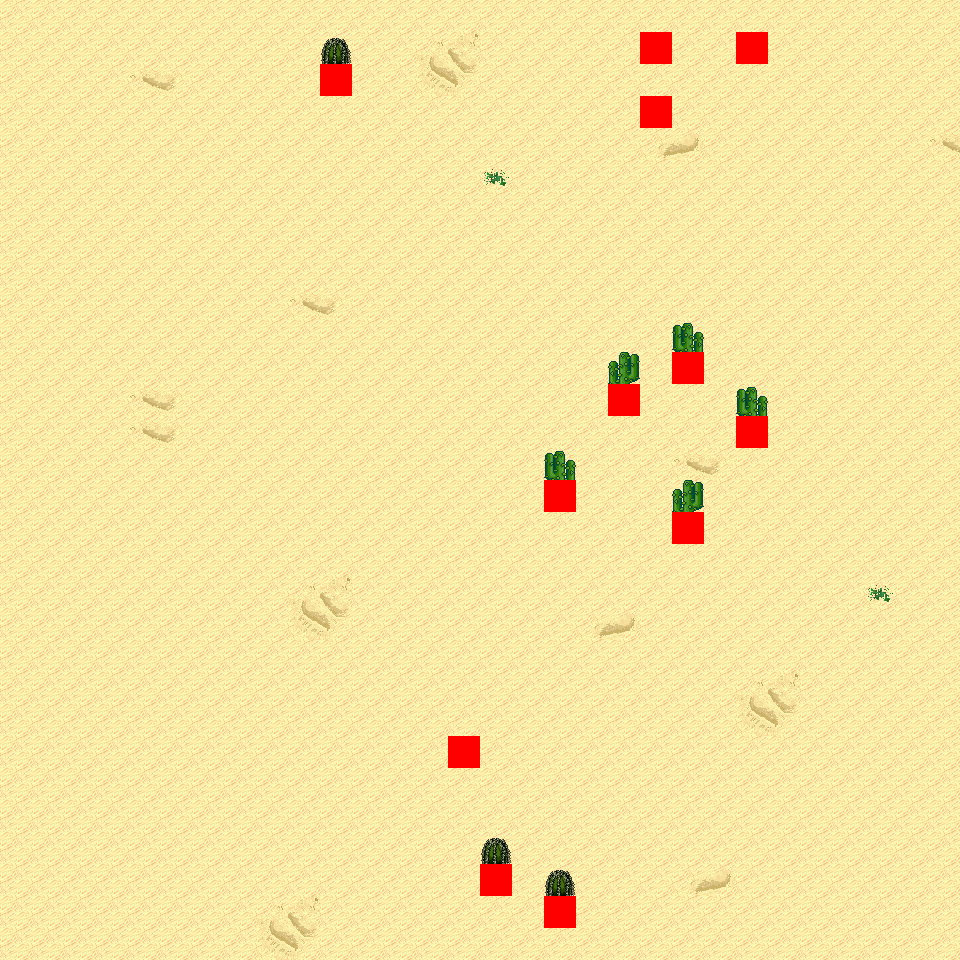

This game map was drawn from its Tiled (.tmx) file and the tilesets committed beside it. A one-line description and the trimmed map source follow:
An orthogonal 30x30 tile map with 32x32 px tiles, 6 tile layers (Ground, Object, Object2, Above, ...), 18 tilesets and 3 objects (3x mapExit).

<map version="1.0" orientation="orthogonal" renderorder="right-down" width="30" height="30" tilewidth="32" tileheight="32" nextobjectid="4">
  <tileset firstgid="1" name="tileset_logic_collision" tilewidth="32" tileheight="32" tilecount="1" columns="1">
    <image source="../drawable/tileset_logic_collision.png" width="32" height="32" />
  </tileset>
  <tileset firstgid="2" name="tileset_ground_ground" tilewidth="32" tileheight="32" tilecount="33" columns="3">
    <image source="../drawable/tileset_ground_ground.png" width="96" height="352" />
  </tileset>
  <tileset firstgid="35" name="tileset_ground_ridge_earth_pale" tilewidth="32" tileheight="32" tilecount="96" columns="12">
    <image source="../drawable/tileset_ground_ridge_earth_pale.png" width="384" height="256" />
  </tileset>
  <tileset firstgid="131" name="tileset_ground_ridge_earth_dark" tilewidth="32" tileheight="32" tilecount="96" columns="12">
    <image source="../drawable/tileset_ground_ridge_earth_dark.png" width="384" height="256" />
  </tileset>
  <tileset firstgid="227" name="tileset_terrain_desert" tilewidth="32" tileheight="32" tilecount="88" columns="8">
    <image source="../drawable/tileset_terrain_desert.png" width="256" height="352" />
  </tileset>
  <tileset firstgid="315" name="tileset_building_witch_hut" tilewidth="32" tileheight="32" tilecount="80" columns="5">
    <image source="../drawable/tileset_building_witch_hut.png" width="160" height="512" />
  </tileset>
  <tileset firstgid="395" name="tileset_ground_earth_edges_yellowgreen" tilewidth="32" tileheight="32" tilecount="15" columns="5">
    <image source="../drawable/tileset_ground_earth_edges_yellowgreen.png" width="160" height="96" />
  </tileset>
  <tileset firstgid="410" name="tileset_item_firewood" tilewidth="32" tileheight="32" tilecount="12" columns="3">
    <image source="../drawable/tileset_item_firewood.png" width="96" height="128" />
  </tileset>
  <tileset firstgid="422" name="tileset_object_well_hoist" tilewidth="32" tileheight="32" tilecount="9" columns="3">
    <image source="../drawable/tileset_object_well_hoist.png" width="96" height="96" />
  </tileset>
  <tileset firstgid="431" name="tileset_plant_bush_various_small" tilewidth="32" tileheight="32" tilecount="9" columns="3">
    <image source="../drawable/tileset_plant_bush_various_small.png" width="96" height="96" />
  </tileset>
  <tileset firstgid="440" name="tileset_plant_bush_bushes" tilewidth="32" tileheight="32" tilecount="10" columns="5">
    <image source="../drawable/tileset_plant_bush_bushes.png" width="160" height="64" />
  </tileset>
  <tileset firstgid="450" name="tileset_plant_stump_stump_rectangular" tilewidth="32" tileheight="32" tilecount="4" columns="2">
    <image source="../drawable/tileset_plant_stump_stump_rectangular.png" width="64" height="64" />
  </tileset>
  <tileset firstgid="454" name="tileset_plant_stump_small_stump" tilewidth="32" tileheight="32" tilecount="4" columns="2">
    <image source="../drawable/tileset_plant_stump_small_stump.png" width="64" height="64" />
  </tileset>
  <tileset firstgid="458" name="tileset_plant_tree_evergreen" tilewidth="32" tileheight="32" tilecount="36" columns="3">
    <image source="../drawable/tileset_plant_tree_evergreen.png" width="96" height="384" />
  </tileset>
  <tileset firstgid="494" name="tileset_ground_sand_2" tilewidth="32" tileheight="32" tilecount="15" columns="5">
    <image source="../drawable/tileset_ground_sand_2.png" width="160" height="96" />
  </tileset>
  <tileset firstgid="509" name="tileset_plant_cactus_2" tilewidth="32" tileheight="32" tilecount="10" columns="5">
    <image source="../drawable/tileset_plant_cactus_2.png" width="160" height="64" />
  </tileset>
  <tileset firstgid="519" name="tileset_plant_cactus" tilewidth="32" tileheight="32" tilecount="2" columns="1">
    <image source="../drawable/tileset_plant_cactus.png" width="32" height="64" />
  </tileset>
  <tileset firstgid="521" name="tileset_ground_rock_pebbles" tilewidth="32" tileheight="32" tilecount="3" columns="1">
    <image source="../drawable/tileset_ground_rock_pebbles.png" width="32" height="96" />
  </tileset>
  <layer name="Ground" width="30" height="30">
    <data>[900 cells, 900 non-empty, 11 distinct tile ids]</data>
  </layer>
  <layer name="Object" width="30" height="30">
    <data>[900 cells, 10 non-empty, 4 distinct tile ids]</data>
  </layer>
  <layer name="Object2" width="30" height="30">
    <data>[900 cells, 0 non-empty, 0 distinct tile ids]</data>
  </layer>
  <layer name="Above" width="30" height="30">
    <data>[900 cells, 8 non-empty, 3 distinct tile ids]</data>
  </layer>
  <layer name="Above2" width="30" height="30">
    <data>[900 cells, 0 non-empty, 0 distinct tile ids]</data>
  </layer>
  <layer name="Walkable" width="30" height="30">
    <data>[900 cells, 12 non-empty, 1 distinct tile ids]</data>
  </layer>
  <objectgroup name="MapEvents">
    <object id="1" name="north" type="mapExit" x="0" y="0" width="960" height="32">
      <properties>
        <property name="map" value="level_0_x51_y95" />
        <property name="x" value="0" />
        <property name="y" value="28" />
      </properties>
    </object>
    <object id="2" name="south" type="mapExit" x="0" y="928" width="960" height="32">
      <properties>
        <property name="map" value="level_0_x51_y97" />
        <property name="x" value="0" />
        <property name="y" value="1" />
      </properties>
    </object>
    <object id="3" name="east" type="mapExit" x="928" y="0" width="32" height="960">
      <properties>
        <property name="map" value="level_0_x52_y96" />
        <property name="x" value="1" />
        <property name="y" value="0" />
      </properties>
    </object>
  </objectgroup>
</map>
